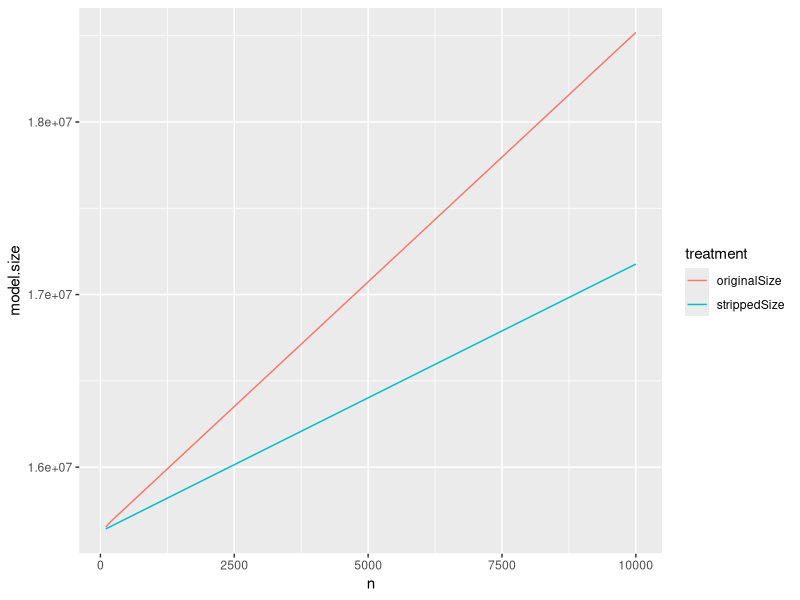

R code for this plot:

library(ggplot2)
library(reshape2)
set.seed(2325235)

synthFrame <- function(nrows) {
   d <- data.frame(xN=rnorm(nrows),
      xC=sample(c('a','b'),size=nrows,replace=TRUE))
   d$y <- (d$xN + ifelse(d$xC=='a',0.2,-0.2) + rnorm(nrows))>0.5
   d
}

dTrain <- synthFrame(100000)
dTest <- synthFrame(100)
model <- glm(y~xN+xC,data=dTrain,family=binomial(link='logit'))

mLength <- length(serialize(model,NULL))
print(paste('orig size',mLength))

dTest$pred1 <- predict(model,newdata=dTest,type='response')

# ggplot(data=dTest) + geom_density(aes(x=pred1,color=y))
# one way to hunt: lapply(cm,object.size)

stripGlmLR <- function(cm) {
   cm$residuals <- c()
   cm$fitted.values <- c()
   cm$y <- c()
   cm$data <- c()
   cm$model <- c()
   cm$linear.predictors <- c()
   cm$effects <- c()
   cm$weights <- c()
   cm$prior.weights <- c()
   cm$qr$qr <- c()
   attr(cm$terms,".Environment") <- c()
   cm
}

cm <- stripGlmLR(model)
dTest$pred2 <- predict(cm,newdata=dTest,type='response')

loss <- sum(abs(dTest$pred1-dTest$pred2))
print(paste('error',loss))

cLength <- length(serialize(cm,NULL))
print(paste('reduced size',cLength))
print(paste('size ratio',cLength/mLength))

plotFrame <- data.frame(n=seq(100,10000,100),originalSize=0,strippedSize=0)
for(i in 1:dim(plotFrame)[[1]]) {
  n <- plotFrame[i,'n']
  dTraini <- synthFrame(n)
  modeli <- glm(y~xN+xC,data=dTraini,family=binomial(link='logit'))
  plotFrame[i,'originalSize'] <- length(serialize(modeli,NULL))  
  plotFrame[i,'strippedSize'] <- length(serialize(stripGlmLR(modeli),NULL))  
}

pf <- melt(plotFrame,id.vars='n',variable.name='treatment',value.name='model.size')
ggplot(data=pf,aes(x=n,y=model.size,color=treatment)) + geom_line()
